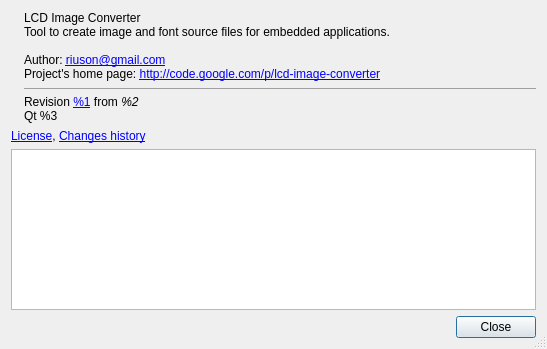
<?xml version="1.0" encoding="UTF-8"?>
<ui version="4.0">
 <class>DialogAbout</class>
 <widget class="QDialog" name="DialogAbout">
  <property name="geometry">
   <rect>
    <x>0</x>
    <y>0</y>
    <width>547</width>
    <height>349</height>
   </rect>
  </property>
  <property name="windowTitle">
   <string>About</string>
  </property>
  <property name="sizeGripEnabled">
   <bool>true</bool>
  </property>
  <layout class="QVBoxLayout" name="verticalLayout">
   <item>
    <layout class="QHBoxLayout" name="horizontalLayout">
     <item>
      <widget class="QLabel" name="label">
       <property name="sizePolicy">
        <sizepolicy hsizetype="Fixed" vsizetype="Fixed">
         <horstretch>0</horstretch>
         <verstretch>0</verstretch>
        </sizepolicy>
       </property>
       <property name="text">
        <string/>
       </property>
       <property name="pixmap">
        <pixmap resource="../resources/resources.qrc">:/images/icon96</pixmap>
       </property>
      </widget>
     </item>
     <item>
      <widget class="QLabel" name="labelInfo">
       <property name="text">
        <string>LCD Image Converter&lt;br/&gt;
Tool to create image and font source files for embedded applications.&lt;br/&gt;
&lt;br/&gt;
Author: 
&lt;a href=&quot;mailto:riuson@gmail.com?subject=lcd-image-converter&amp;&quot;&gt;riuson@gmail.com&lt;/a&gt;&lt;br/&gt;
Project's home page: &lt;a href=&quot;http://code.google.com/p/lcd-image-converter&quot;&gt;http://code.google.com/p/lcd-image-converter&lt;/a&gt;
&lt;hr/&gt;
Revision &lt;a href=&quot;http://code.google.com/p/lcd-image-converter/source/detail?r=%1&quot;&gt;%1&lt;/a&gt; from &lt;i&gt;%2&lt;/i&gt;&lt;br/&gt;
Qt %3</string>
       </property>
       <property name="openExternalLinks">
        <bool>true</bool>
       </property>
       <property name="textInteractionFlags">
        <set>Qt::LinksAccessibleByKeyboard|Qt::LinksAccessibleByMouse|Qt::TextBrowserInteraction|Qt::TextSelectableByKeyboard|Qt::TextSelectableByMouse</set>
       </property>
      </widget>
     </item>
    </layout>
   </item>
   <item>
    <widget class="QLabel" name="labelLinks">
     <property name="text">
      <string>&lt;a href=&quot;license&quot;&gt;License&lt;/a&gt;, 
&lt;a href=&quot;history&quot;&gt;Changes history&lt;/a&gt;</string>
     </property>
    </widget>
   </item>
   <item>
    <widget class="QTextBrowser" name="textBrowser">
     <property name="openExternalLinks">
      <bool>true</bool>
     </property>
     <property name="openLinks">
      <bool>true</bool>
     </property>
    </widget>
   </item>
   <item>
    <widget class="QDialogButtonBox" name="buttonBox">
     <property name="orientation">
      <enum>Qt::Horizontal</enum>
     </property>
     <property name="standardButtons">
      <set>QDialogButtonBox::Close</set>
     </property>
    </widget>
   </item>
  </layout>
 </widget>
 <resources>
  <include location="../resources/resources.qrc"/>
 </resources>
 <connections>
  <connection>
   <sender>buttonBox</sender>
   <signal>accepted()</signal>
   <receiver>DialogAbout</receiver>
   <slot>accept()</slot>
   <hints>
    <hint type="sourcelabel">
     <x>248</x>
     <y>254</y>
    </hint>
    <hint type="destinationlabel">
     <x>157</x>
     <y>274</y>
    </hint>
   </hints>
  </connection>
  <connection>
   <sender>buttonBox</sender>
   <signal>rejected()</signal>
   <receiver>DialogAbout</receiver>
   <slot>reject()</slot>
   <hints>
    <hint type="sourcelabel">
     <x>316</x>
     <y>260</y>
    </hint>
    <hint type="destinationlabel">
     <x>286</x>
     <y>274</y>
    </hint>
   </hints>
  </connection>
 </connections>
</ui>
